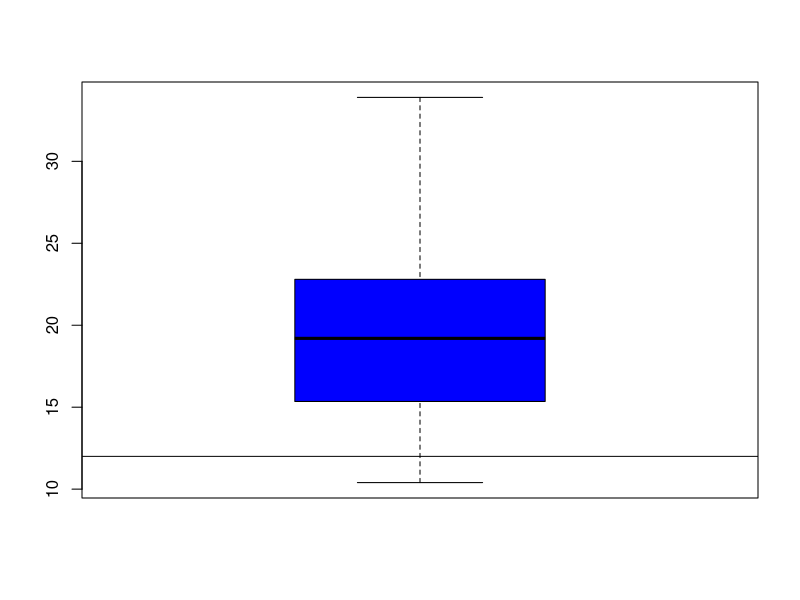
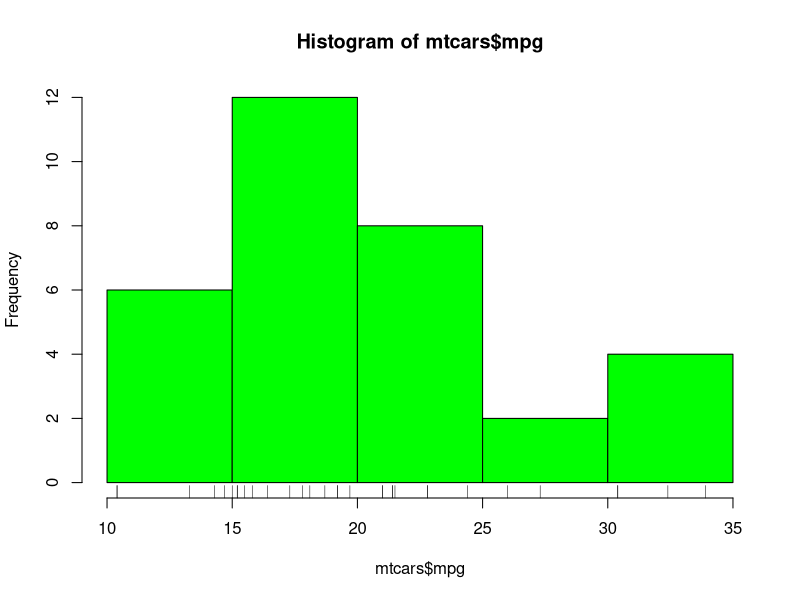
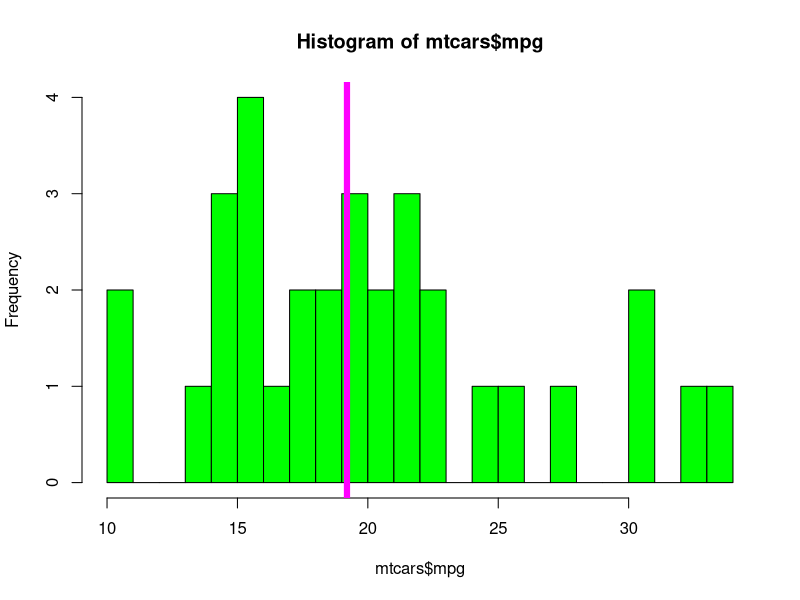
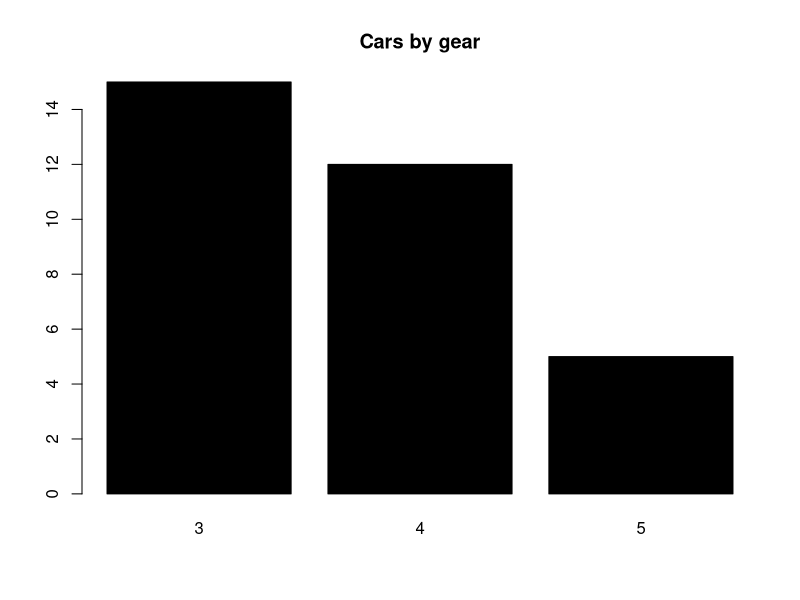
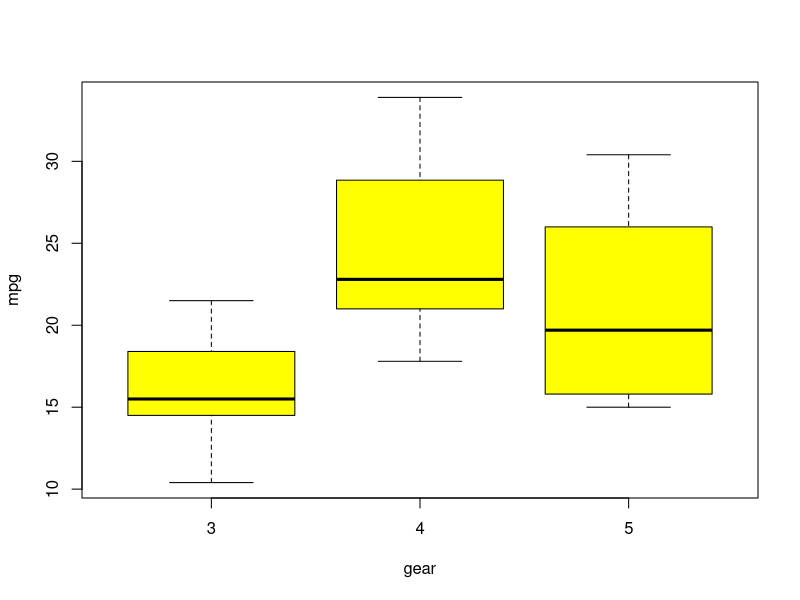
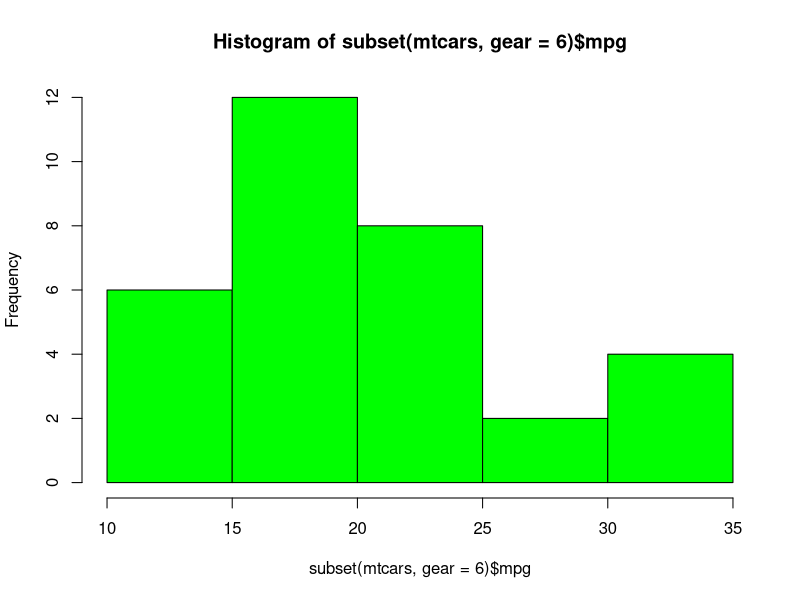
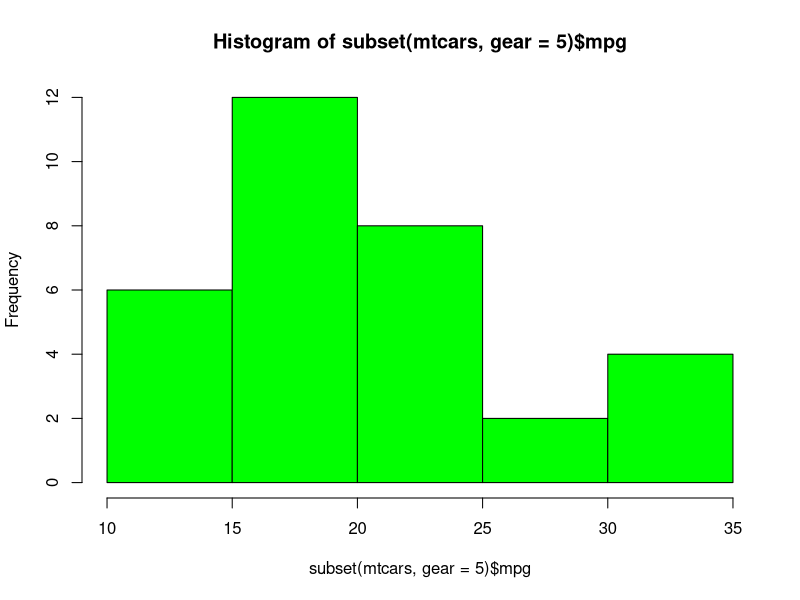
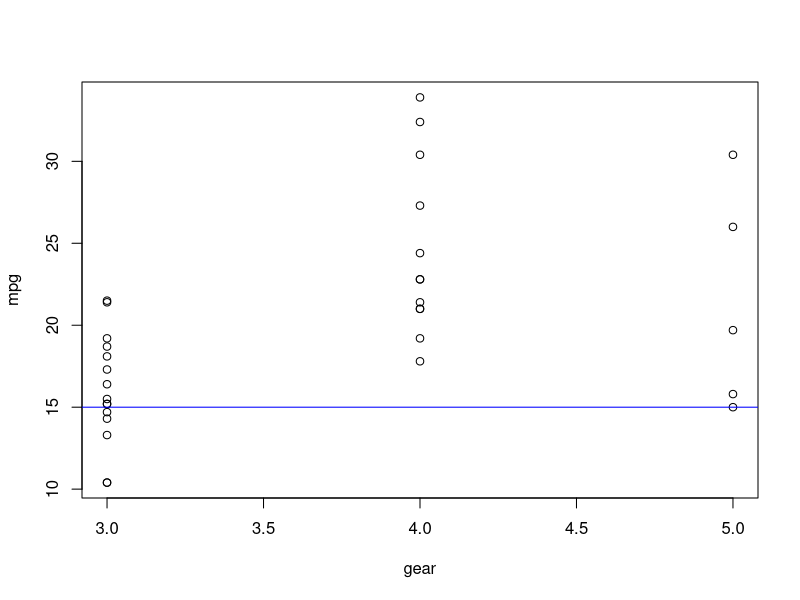

Reproduce these figures in R, in order.
##ONE DIMENSIONAL PLOTS

##summary of a variable giving short descriptive information
summary(mtcars$mpg)

##boxplot
boxplot(mtcars$mpg, col = "blue")
##adding a line to the boxplot to indicate a specific threshold
abline(h = 12)

##histogram, the rug funtions display the actual data points under the histogram
hist(mtcars$mpg, col = "green")
rug(mtcars$mpg)
##histogram with more breaks, give a more detailed histogram
hist(mtcars$mpg, col = "green", breaks = 20)
##adding a line to the histogram indicating the median, the width of the line is set with lwd
abline(v = median(mtcars$mpg), col = "Magenta", lwd = 6)

##Barplot counting the number of cars per gear
barplot(table(mtcars$gear), col = "Black", main = "Cars by gear")

##TWO DIMENSIONAL PLOTS
##plot the miles per gallon distribution per gear
boxplot(mpg ~ gear, data = mtcars, col = "yellow")

##two histograms
hist(subset(mtcars, gear = 6)$mpg, col = "green")
hist(subset(mtcars, gear = 5)$mpg, col = "green")

##scatterplot
with(mtcars,plot(gear,mpg))
abline(h = 15, lwb = 4, col = "Blue")
##add an extra dimension to scatterplot with colors
with(mtcars,plot(gear,mpg, col = cyl))

##two scatterplots side by side (comparing 5 vs 6 car cylinders)
par(mfrow = c(1,2), mar = c(5,4,2,1))
with(subset(mtcars, cyl = 6), plot(gear,mpg, main = "6cyl"))
with(subset(mtcars, cyl = 5), plot(gear,mpg, main = "5cyl"))






